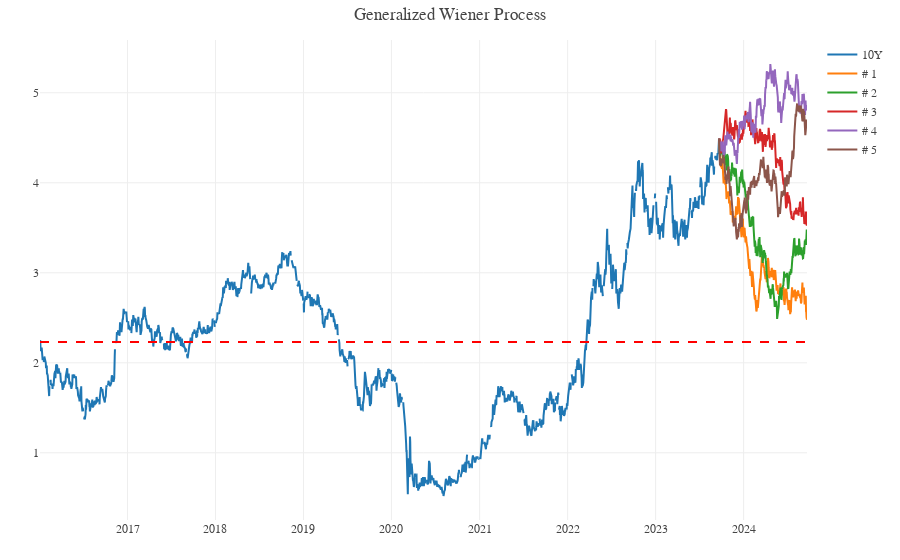

The cell this chart's notebook holds for it:
### Markdown cell above
**we can also estimate multiple generalized wiener process**

### Code cell
time = 365
interval = 1 
trial_path = 5
generalized_wiener_process_df = pd.DataFrame()


for j in range(trial_path):

    r = initial_rate
    initial_rate = ten_year_yield['10Y'].to_list()[-1]
    generalized_wiener_process_rates = [initial_rate]

    for i in range(0,time, interval):
        r += estimated_b * np.random.normal() * np.sqrt(interval/time)
        generalized_wiener_process_rates.append(r)

    generalized_wiener_process_df['Path: ' + str(j + 1)] = generalized_wiener_process_rates

generalized_wiener_process_df.index = pd.date_range(ten_year_yield['index'].to_list()[-1], periods = 366)


fig = go.Figure()

fig.add_trace(
    go.Scatter( x = ten_year_yield['index'],
                y = ten_year_yield['10Y'],
                name = '10Y'))

fig.add_hline(y = estimated_a, 
              line_dash = "dash", 
              line_color = "red",
              name = 'Long Term Average')

for c in range(generalized_wiener_process_df.shape[1]):

    column_name = generalized_wiener_process_df.columns[c]

    fig.add_trace(
        go.Scatter( x = generalized_wiener_process_df.index,
                    y = generalized_wiener_process_df[str(column_name)],
                    name = '# '+ str(c + 1)))


fig.update_layout(template = temp, title = "Generalized Wiener Process")
fig.show()

generalized_wiener_process_df

### Figure 1 — Plotly figure (JSON) as saved in the notebook; plotly's stock layout.template omitted (floating-point values rounded to 4 significant figures; data arrays with more than 128 entries replaced by an {"elided": "..."} marker saying what was removed)
{"data": [{"name": "10Y", "type": "scatter", "x": {"elided": "2014 str values"}, "y": {"elided": "2014 float values"}}, {"name": "# 1", "type": "scatter", "x": {"elided": "366 str values"}, "y": {"elided": "366 float values"}}, {"name": "# 2", "type": "scatter", "x": {"elided": "366 str values"}, "y": {"elided": "366 float values"}}, {"name": "# 3", "type": "scatter", "x": {"elided": "366 str values"}, "y": {"elided": "366 float values"}}, {"name": "# 4", "type": "scatter", "x": {"elided": "366 str values"}, "y": {"elided": "366 float values"}}, {"name": "# 5", "type": "scatter", "x": {"elided": "366 str values"}, "y": {"elided": "366 float values"}}], "layout": {"shapes": [{"line": {"color": "red", "dash": "dash"}, "name": "Long Term Average", "type": "line", "x0": 0, "x1": 1, "xref": "x domain", "y0": 2.231, "y1": 2.231, "yref": "y"}], "title": {"text": "Generalized Wiener Process"}}}
